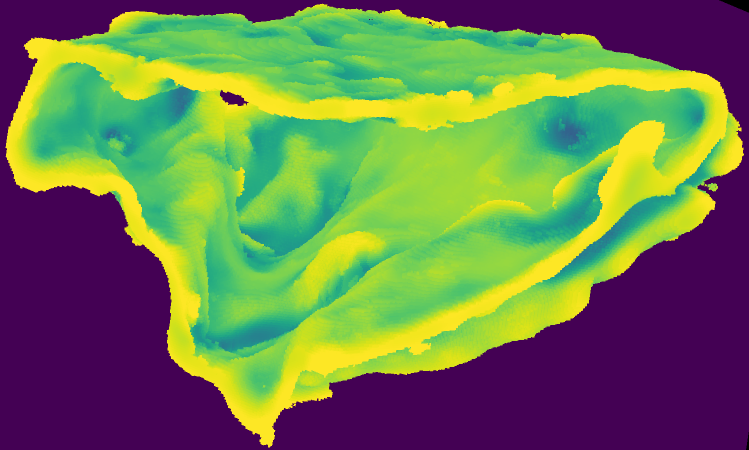
#> input picture images/cell1_bottomcut_rlx_mc_r15.png, 1498 x 899 px (shown at 1/2 size); its folder holds only this picture in this run
$ python -i occupancygrids.py   (imports and definitions only)
#> lines starting #> are read from the running program, lines starting #| are printed output that depends on the picture
# -*- coding: utf-8 -*-
"""
Created on Fri Feb 26 18:07:47 2021

@author: Simon Biberger

Cestimii.
Compute curvature estimations on point clouds using integral invariants.

This file contains all methods that have something to do with the
initialization, construction, splitting or merging of occupancy grids or
occupancy grids of boundary boxes. Both on strict and relaxed occupancy grids.
"""

import time
import warnings
import numpy as np
import scipy.ndimage as nd

#these three imports are only necessary for imgstack method
from PIL import Image
import h5py
import os

import cestimii.geomshapes as gs

# [827 lines left out: functions constructoccgrid_sphere, constructoccgrid_ball, constructoccgrid_ballzone, constructoccgrid_pointcloud, constructpcagrids_pointcloud, constructpcagrids_ocg and 2 more, not called in this run]

def constructboundary(inp, sigma=0.4):
    '''
    Calculates boundary mask of matrix inp and returns it. This is sometimes
    a bit unstable and requires the manual use of the binary dilation method.

    If you want to get a "strict" boundary, i.e. really just the exact
    boundary, then set sigma to 0. If you want to get a slightly smoothed
    boundary, setting sigma to 0.4 usually works well.

    The reason why this method exists in the first place is to make the
    visualisations easier. Sometimes the boundaries have holes or can be
    seen through at points, which is why the sigma parameter exists.
    '''
    mask = inp - nd.morphology.binary_dilation(inp)
    helper = mask - nd.morphology.binary_dilation(inp)

    out = (nd.gaussian_filter(255*((helper*inp)<0),
                              sigma=sigma)/255 !=0).astype(int)

    return out

# [139 lines left out: function constructoccgrid_imgstack, not called in this run]


#end

>>> import cv2
>>> picture = cv2.imread('../images/cell1_bottomcut_rlx_mc_r15.png', cv2.IMREAD_GRAYSCALE)
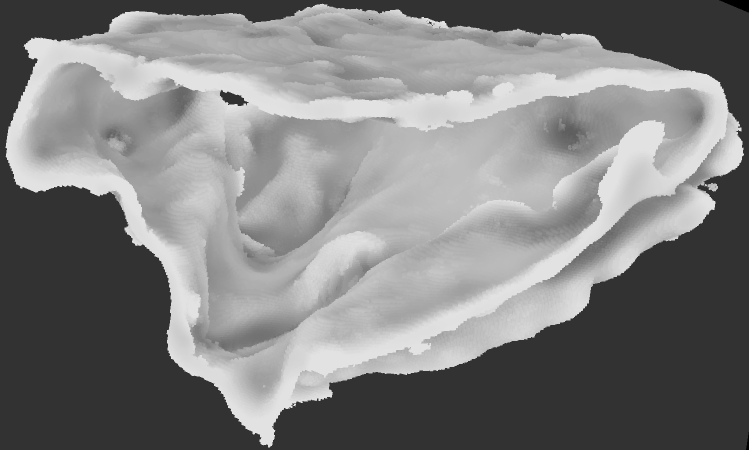
#> picture: shape (899, 1498) (shown at 1/2 size); min 0, max 226, mean 128.2
>>> result = constructboundary(picture)
#> in constructboundary, `out = (nd.gaussian_filter(255*((helper*inp)<0), sigma=sigma)/255 !=0)...`: out: shape (899, 1498) int64; every value is 0

$ run again, on images/cell2_cut_rlx_mc_avg_r18-30_2dist.png
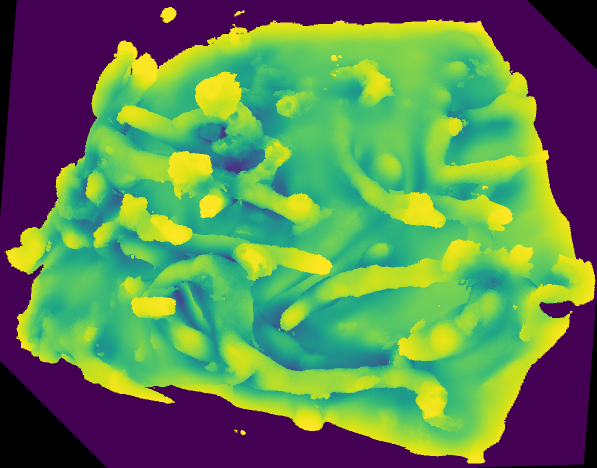
#> input picture images/cell2_cut_rlx_mc_avg_r18-30_2dist.png, 1193 x 935 px (shown at 1/2 size)
#> `picture = cv2.imread('../images/cell1_bottomcut_rlx_mc_r15.png', cv2.I..`:
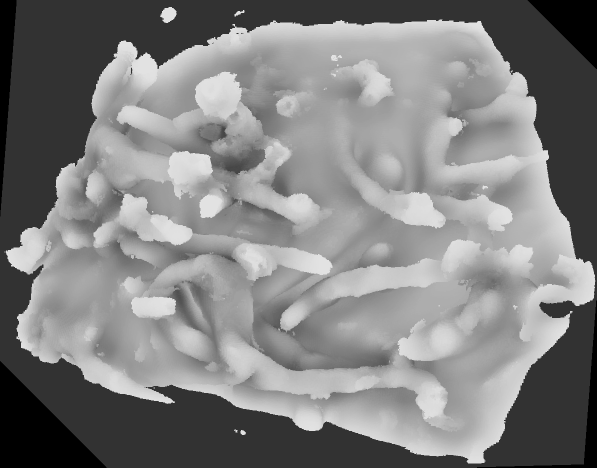
#> picture: shape (935, 1193) (shown at 1/2 size); min 0, max 226, mean 128.9
#> out: shape (935, 1193) int64; every value is 0
